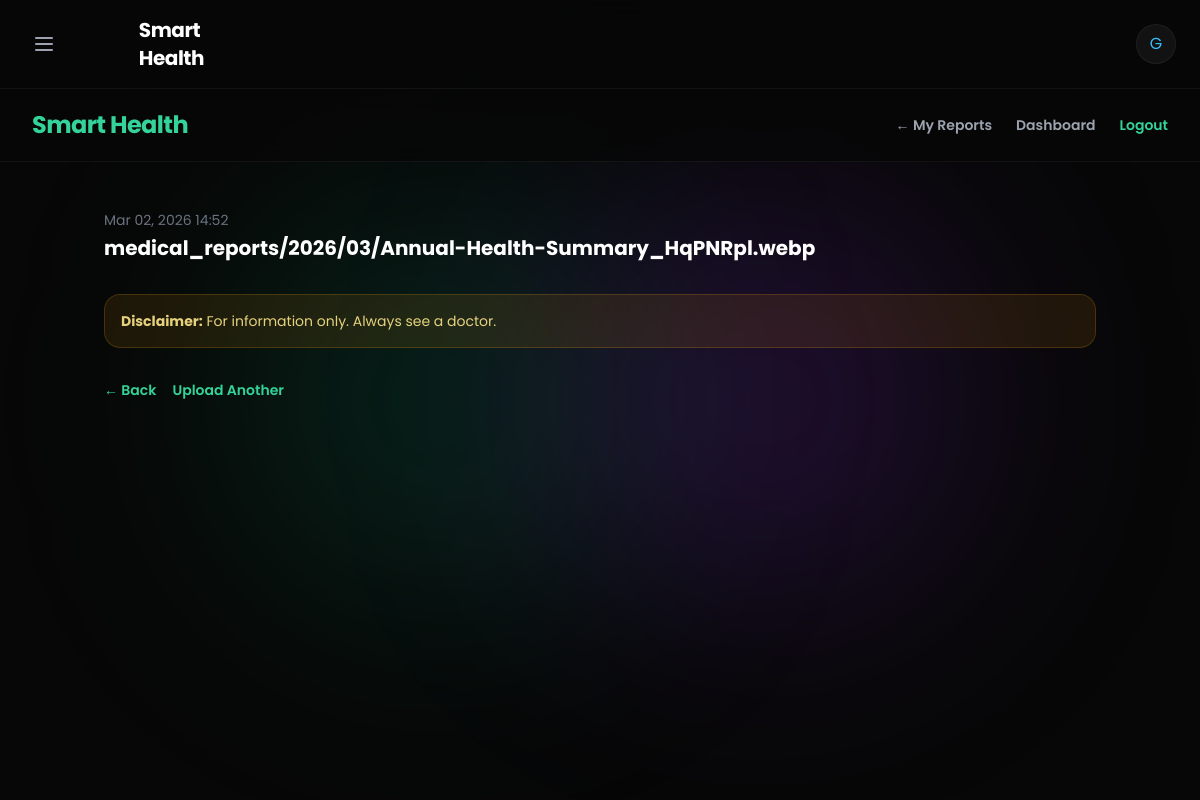
Page /reports/12/ (signed in) on the committed database.
### healthapp/models.py (models this page shows, shortened)
class MedicalReport(models.Model):
    user = models.ForeignKey(User, on_delete=models.CASCADE)
    file = models.FileField(upload_to='medical_reports/%Y/%m/', max_length=255)
    uploaded_at = models.DateTimeField(auto_now_add=True)
    raw_text = models.TextField(blank=True, null=True)
    summary = models.TextField(blank=True, null=True)
    lifestyle_advice = models.TextField(blank=True, null=True)
    medicine_suggestions = models.TextField(blank=True, null=True)
    doctor_suggestions = models.TextField(blank=True, null=True)
    conditions_notes = models.TextField(blank=True, null=True)
    extracted_metrics = models.JSONField(default=list, blank=True)
    lifestyle_plan = models.JSONField(default=list, blank=True)
    workout_plan = models.JSONField(default=list, blank=True)
    diet_plan = models.JSONField(default=list, blank=True)

### healthapp/views.py (the view)
# urls.py: path('reports/<int:report_id>/', views.report_detail, name='report_detail'),
@login_required(login_url='login')
def report_detail(request, report_id):
    report = MedicalReport.objects.filter(user=request.user, pk=report_id).first()
    if not report:
        messages.error(request, "Report not found.")
        return redirect('report_list')
    metrics = getattr(report, 'extracted_metrics', None) or []
    return render(request, 'healthapp/report_detail.html', {
        'report': report,
        'metrics_json': json.dumps(metrics),
    })

### healthapp/templates/healthapp/report_detail.html (shortened to what this page needs)
{% extends 'healthapp/base.html' %}
{% block content %}
<div class="fixed inset-0 -z-10 h-full w-full bg-[#070707]">
    <div class="absolute top-1/2 left-[20%] -translate-y-1/2 w-[400px] h-[400px] bg-emerald-600/20 rounded-full blur-[120px]"></div>
    <div class="absolute top-1/2 right-[20%] -translate-y-1/2 w-[400px] h-[400px] bg-purple-600/20 rounded-full blur-[120px]"></div>
</div>
<nav class="sticky top-0 z-50 bg-[#070707]/80 backdrop-blur-md border-b border-white/5 px-8 py-5">
    <div class="max-w-7xl mx-auto flex justify-between items-center">
        <h1 class="text-2xl font-bold text-emerald-400 tracking-tight">Smart Health</h1>
        <div class="flex items-center gap-6">
            <a href="{% url 'report_list' %}" class="text-sm font-semibold text-gray-400 hover:text-emerald-400 transition-colors">← My Reports</a>
            <a href="{% url 'home' %}" class="text-sm font-semibold text-gray-400 hover:text-emerald-400 transition-colors">Dashboard</a>
            <a href="{% url 'logout' %}" class="text-sm font-semibold text-emerald-400 hover:text-emerald-300 transition-colors">Logout</a>
        </div>
    </div>
</nav>
<div class="max-w-5xl mx-auto px-4 py-12">
    <div class="mb-8">
        <p class="text-sm text-gray-500">{{ report.uploaded_at|date:"M d, Y H:i" }}</p>
        <h2 class="text-xl font-bold text-white mt-1">{{ report.file.name }}</h2>
    </div>
    <div class="mt-8 p-4 bg-amber-500/10 rounded-2xl border border-amber-500/20">
        <p class="text-sm text-amber-200/90"><strong>Disclaimer:</strong> For information only. Always see a doctor.</p>
    </div>
    <div class="mt-8 flex gap-4">
        <a href="{% url 'report_list' %}" class="text-sm font-semibold text-emerald-400 hover:text-emerald-300">← Back</a>
        <a href="{% url 'report_upload' %}" class="text-sm font-semibold text-emerald-400 hover:text-emerald-300">Upload Another</a>
    </div>
</div>
{% endblock %}

### healthapp/templates/healthapp/base.html (shortened to what this page needs)
{% load static %}
<!DOCTYPE html>
<html lang="en">
<head>
    <script src="https://cdn.tailwindcss.com"></script>
    <link rel="stylesheet" href="{% static 'healthapp/style.css' %}">
</head>
<body>
    <nav class="sticky top-0 z-30 bg-[#070707]/80 backdrop-blur-md border-b border-white/5 px-6 py-4">
        <div class="max-w-7xl mx-auto flex justify-between items-center">
            <div class="flex items-center gap-4">
                <button onclick="toggleSidebar()" class="p-2 text-gray-400 hover:text-white transition-colors">
                    <svg xmlns="http://www.w3.org/2000/svg" width="24" height="24" viewBox="0 0 24 24" fill="none" stroke="currentColor" stroke-width="2" stroke-linecap="round" stroke-linejoin="round"><line x1="4" x2="20" y1="12" y2="12"></line><line x1="4" x2="20" y1="6" y2="6"></line><line x1="4" x2="20" y1="18" y2="18"></line></svg>
                </button>
                <h1 class="text-xl font-bold text-white tracking-tight">Smart Health</h1>
            </div>
            <div class="flex items-center gap-4">
                <div class="w-10 h-10 bg-white/5 rounded-full flex items-center justify-center text-sky-400 border border-white/5">
                    {{ request.user.username|slice:":1"|upper }}
                </div>
            </div>
        </div>
    </nav>
    <div class="{% block container_class %}container mx-auto px-4 py-8{% endblock %}">
        {% block content %}{% endblock %}
    </div>
</body>
</html>

### healthapp/static/healthapp/style.css (style rules this page uses)
body { font-family: 'Poppins', sans-serif; background: #070707; color: #f0f0f0; margin: 0; padding: 0; min-height: 100vh; }
input, select, button { width: 90%; padding: 12px; margin: 10px 0; border-radius: 10px; border: none; outline: none; transition: 0.3s ease; font-size: 15px; }
button { background: linear-gradient(90deg, #00e6ac, #00b38f); color: #111; font-weight: bold; cursor: pointer; letter-spacing: 0.5px; transition: all 0.3s ease; }

### healthapp/templates/healthapp/base.html (style rules this page uses)
body { font-family: 'Poppins', sans-serif; -webkit-tap-highlight-color: transparent; -webkit-touch-callout: none; -webkit-user-select: none; user-select: none; padding: env(safe-area-inset-top) env(safe-area-inset-right) env(safe-area-inset-bottom) env(safe-area-inset-left); }

### rows in the picture
MedicalReport: uploaded_at "Mar 02, 2026 14:52", file.name "medical_reports/2026/03/Annual-Health-Summary_HqPNRpl.webp"

### other values in the picture
{{ request.user.username|slice:":1"|upper }} "G"
